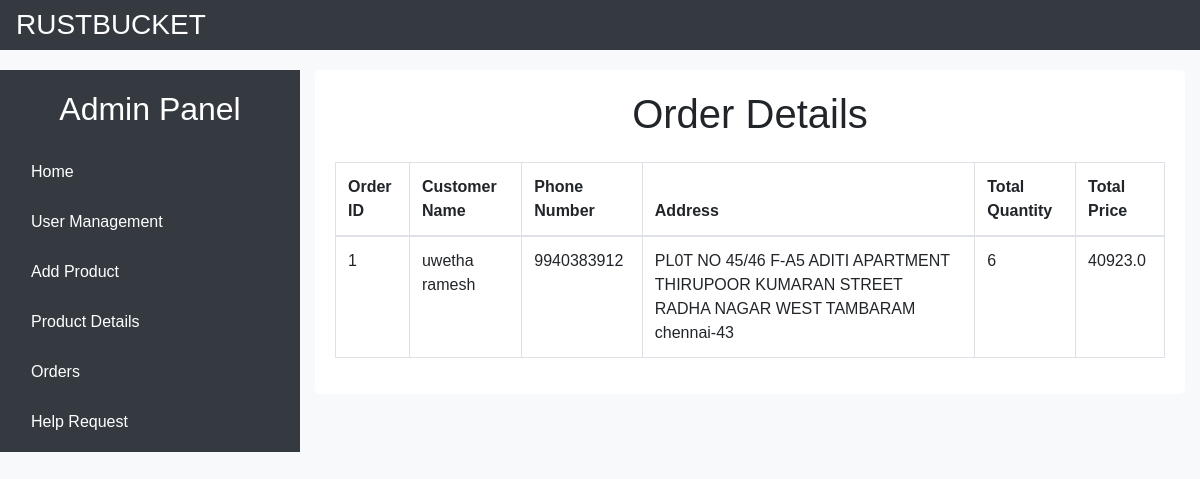
Page /PayD on the earlier database version.
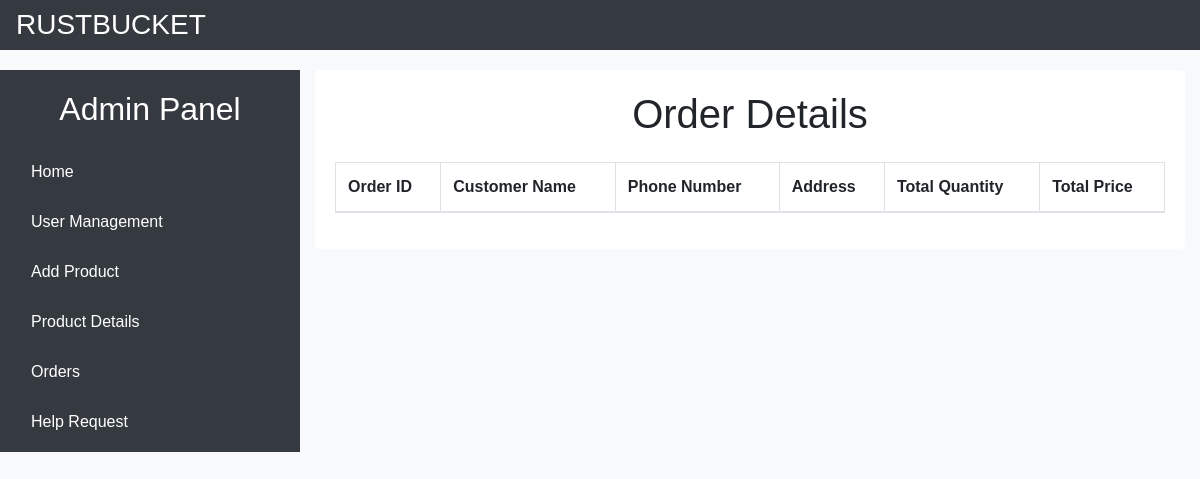
Same page on the later database version.
### tables this page shows
CREATE TABLE "payment" (
	"OrdId"	INTEGER,
	"cusNm"	varchar(255),
	"phNum"	INTEGER,
	"adrs"	TEXT,
	"quantity"	INTEGER,
	"price"	REAL,
	PRIMARY KEY("OrdId" AUTOINCREMENT)
);

### app.py (the view)
@app.route('/PayD')
def PayD():
    conn = get_db_connection()
    cursor = conn.cursor()
    cursor.execute("select * from payment")
    pays = cursor.fetchall()
    cursor.close()
    conn.close()
    return render_template("/admin/Orders.html",pays=pays)

### app.py (called while the page is built)
def get_db_connection():
    conn = sqlite3.connect('Azure_db.db')
    return conn

### templates/admin/Orders.html (shortened to what this page needs)
<!DOCTYPE html>
<html lang="en">
<head>
    <link rel="stylesheet" href="https://stackpath.bootstrapcdn.com/bootstrap/4.5.2/css/bootstrap.min.css">
    <link rel="stylesheet" href="{{url_for('static',filename= 'style.css')}}">
</head>
<body>
    <nav class="navbar ">
        <h3 class="titleN"> RUSTBUCKET </h3>
</nav>
    <div class="container-fluid">
        <div class="row">
            <div class="col-md-3 sidebar">
                <h2 class="text-center mb-4">Admin Panel</h2>
                <ul class="nav flex-column">
                    <li class="nav-item">
                        <a class="nav-link" href="adminL">Home</a>
                    </li>
                    <li class="nav-item">
                        <a class="nav-link" href="UserL">User Management</a>
                    </li>
                    <li class="nav-item">
                        <a class="nav-link" href="prdd">Add Product</a>
                    </li>
                    <li class="nav-item">
                        <a class="nav-link" href="PrdDetl">Product Details</a>
                    </li>
                    <li class="nav-item">
                        <a class="nav-link" href="PayD">Orders</a>
                    </li>
                    <li class="nav-item">
                        <a class="nav-link" href="NCntc">Help Request</a>
                    </li>
                </ul>
            </div>
            <div class="col-md-9">
                <div class="content">
                    <h1 class="text-center mb-4">Order Details</h1>
                    <div class="table-responsive">
                    <table class="table table-bordered">
                        <thead>
                            <tr>
                                <th>Order ID</th>
                                <th>Customer Name</th>
                                <th>Phone Number</th>
                                <th>Address</th>
                                <th>Total Quantity</th>
                                <th>Total Price</th>
                            </tr>
                        </thead>
                        <tbody>
                            {% for py in pays %}
                            <tr>
                                <td>{{ py[0] }}</td>
                                <td>{{ py[1] }}</td>
                                <td>{{ py[2] }}</td>
                                <td>{{ py[3] }}</td>
                                <td>{{ py[4] }}</td>
                                <td>{{ py[5] }}</td>
                            </tr>
                            {% endfor %}
                        </tbody>
                    </table>
                </div>
            </div>
        </div>
    </div>
</body>
</html>

Differences in the rows shown:
removed payment: OrdId "1", cusNm "uwetha ramesh", phNum "9940383912", adrs "PL0T NO 45/46 F-A5 ADITI APARTMENT THIRUPOOR KUMARAN STREET RADHA NAGAR WEST TAMBARAM chennai-43", quantity "6", price "40923.0"
